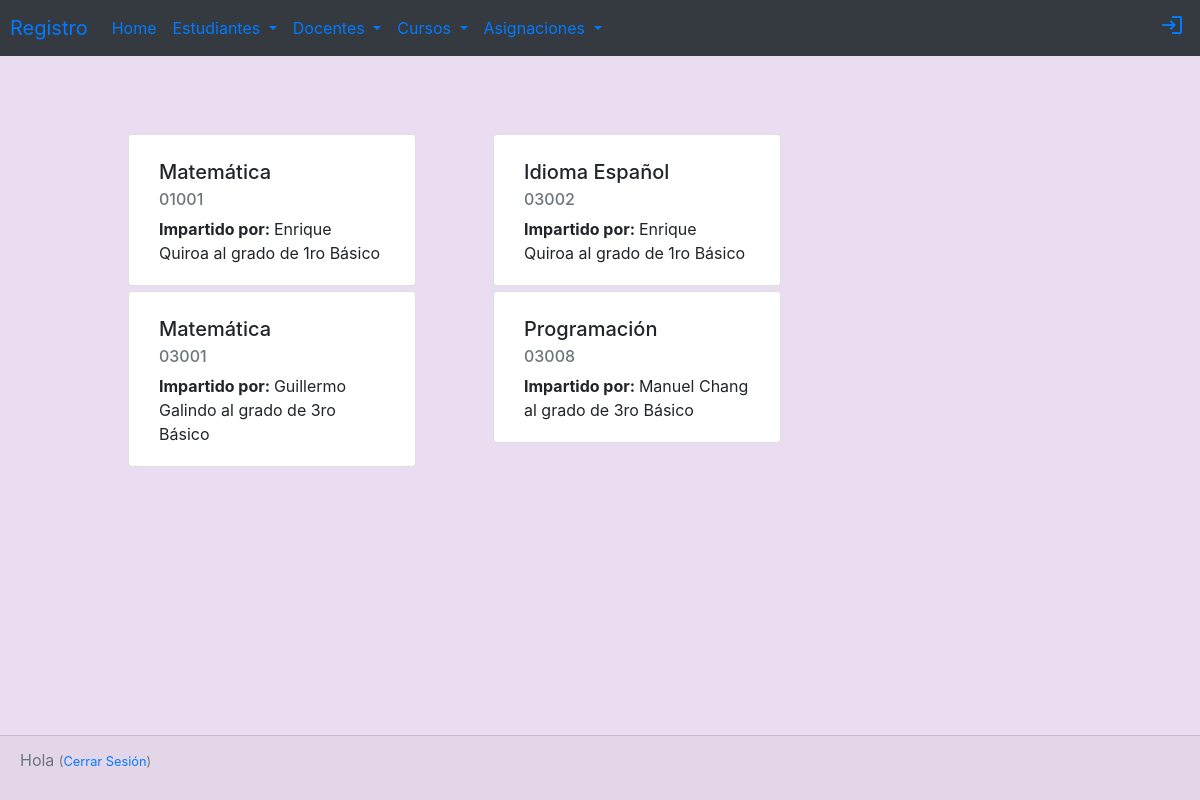
Screenshot of /cursos/ with the database file from the repository.
### registro/models.py (models this page shows, shortened)
class Curso(models.Model):
    codigo= models.CharField(max_length=25)
    nombre=models.CharField(max_length=50)
    docente = models.ForeignKey(Docente, related_name='Docente', on_delete=models.CASCADE)
    grado = models.ForeignKey(Grado, related_name='Grado',on_delete=models.CASCADE)

class Docente(models.Model):
    nombres= models.CharField(max_length=100)
    apellidos= models.CharField(max_length=100)
    noCarnet= models.CharField(max_length=10)

class Grado(models.Model):
    nombre= models.CharField(max_length=50)
    def __str__(self):
        return self.nombre

### registro/views.py (the view)
# urls.py: path('cursos/', views.cursos, name='cursos'),
def cursos(request):
    cursos = Curso.objects.all().order_by('grado')
    return render(request, 'registro/cursos.html',{'cursos': cursos})

### registro/templates/registro/cursos.html (shortened to what this page needs)
{% extends 'registro/base.html' %}
{% block content %}
  <div class="container tabla">
    <div class="row">
    {% for curso in cursos %}
      <div class="col tarjeta">
        <div class="card tarjeta" style="width: 18rem;">
          <div class="card-body">
            <h5 class="card-title">{{curso.nombre}}</h5>
            <h6 class="card-subtitle mb-2 text-muted">{{curso.codigo}}</h6>
            <p class="card-text"><b>Impartido por: </b> {{ curso.docente.nombres}} {{curso.docente.apellidos}}
            al grado de {{curso.grado}} </p>
          </div>
        </div>
      </div>
    {% endfor %}
    </div>
  </div>
{%endblock %}

### registro/static/css/registro.css (style rules this page uses)
.tarjeta { padding-top: 5px; padding-left: 10px; padding-right: 10px; }
.fondo { background-color: #EBDDF1; }
.tabla { margin-top: 10%; margin-left: 10%; }

### rows the page displays
Curso: nombre "Matemática", codigo "01001", docente.nombres "Enrique", docente.apellidos "Quiroa", grado "1ro Básico"
Curso: nombre "Idioma Español", codigo "03002", docente.nombres "Enrique", docente.apellidos "Quiroa", grado "1ro Básico"
Curso: nombre "Matemática", codigo "03001", docente.nombres "Guillermo", docente.apellidos "Galindo", grado "3ro Básico"
Curso: nombre "Programación", codigo "03008", docente.nombres "Manuel", docente.apellidos "Chang", grado "3ro Básico"
